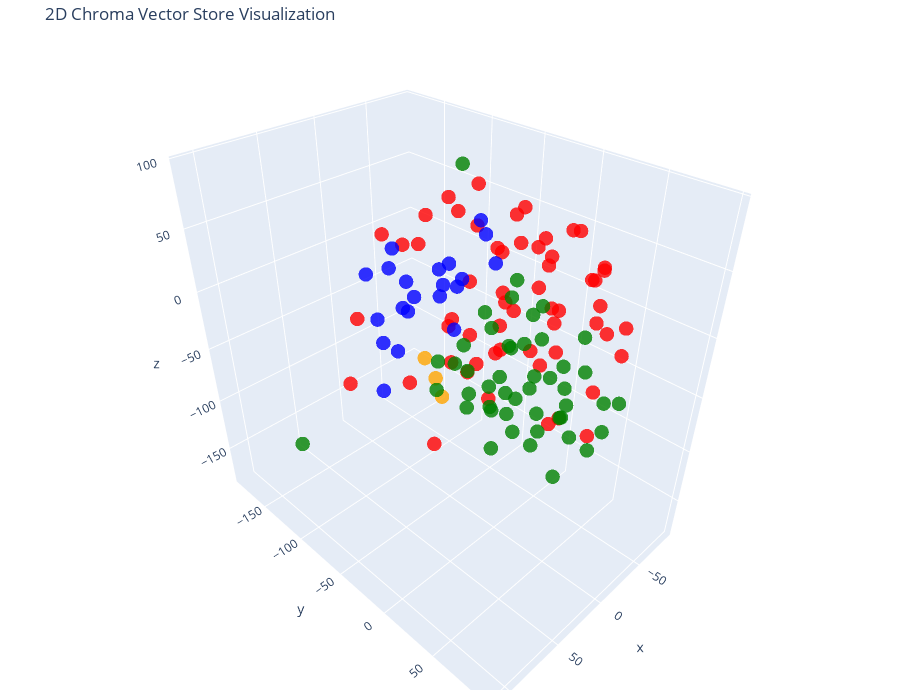

The notebook cell saved with this chart:
### Code cell
# Use TSNE to reduce to 3D

tsne = TSNE(n_components=3, random_state=42)
reduced_vectors = tsne.fit_transform(vectors)

# Criar o gráfico 3D
fig = go.Figure(data=[go.Scatter3d(
    x=reduced_vectors[:, 0],
    y=reduced_vectors[:, 1],
    z=reduced_vectors[:, 2],
    mode='markers',
    marker=dict(size=5, color=colors, opacity=0.8),
    text=[f"Type: {t}<br>Text: {d[:100]}..." for t, d in zip(doc_types, documents)],
    hoverinfo='text'
)])

fig.update_layout(
    title='2D Chroma Vector Store Visualization',
    scene=dict(xaxis_title='x', yaxis_title='y'),
    width=900,
    height=700,
    margin=dict(r=20, b=10, l=10, t=40)
)

# Mostrar o gráfico
fig.show()

### Figure 1 — Plotly figure (JSON) as saved in the notebook; plotly's stock layout.template omitted (floating-point values rounded to 4 significant figures)
{"data": [{"hoverinfo": "text", "marker": {"color": ["orange", "orange", "orange", "red", "red", "red", "red", "red", "red", "red", "red", "red", "red", "red", "red", "red", "red", "red", "red", "red", "red", "red", "red", "red", "red", "red", "red", "red", "red", "red", "red", "red", "red", "red", "red", "red", "red", "red", "red", "red", "red", "red", "red", "red", "red", "red", "red", "red", "red", "red", "red", "red", "red", "red", "red", "red", "red", "red", "red", "red", "green", "green", "green", "green", "green", "green", "green", "green", "green", "green", "green", "green", "green", "green", "green", "green", "green", "green", "green", "green", "green", "green", "green", "green", "green", "green", "green", "green", "green", "green", "green", "green", "green", "green", "green", "green", "green", "green", "green", "green", "green", "green", "green", "green", "green", "green", "green", "blue", "blue", "blue", "blue", "blue", "blue", "blue", "blue", "blue", "blue", "blue", "blue", "blue", "blue", "blue", "blue", "blue", "blue", "blue", "blue", "blue"], "opacity": 0.8, "size": 5}, "mode": "markers", "text": ["Type: company<br>Text: # About Insurellm\n\nInsurellm was founded by Avery Lancaster in 2015 as an insurance tech startup des...", "Type: company<br>Text: # Careers at Insurellm\n\nInsurellm is hiring! We are looking for talented software engineers, data sc...", "Type: company<br>Text: # Overview of Insurellm\n\nInsurellm is an innovative insurance tech firm with 200 employees across th...", "Type: contracts<br>Text: # Contract Agreement\n\n**Client Name**: Premier Auto Insurance Co.  \n**Product Name**: Carllm  \n\n---\n...", "Type: contracts<br>Text: ---\n\n## Renewal\n\n1. **Automatic Renewal**: This contract will automatically renew for successive one...", "Type: contracts<br>Text: ---\n\n## Features\n\n1. **AI-Powered Risk Assessment**: Comprehensive tools that analyze driver behavio...", "Type: contracts<br>Text: ---\n\n## Support\n\n1. **Customer Support Availability**: Insurellm shall provide technical support to ...", "Type: contracts<br>Text: **Authorized Signatures**:\n\n*Premier Auto Insurance Co.*  \n_________________________  \nName: [Client...", "Type: contracts<br>Text: # Contract with Apex Reinsurance for Rellm: AI-Powered Enterprise Reinsurance Solution\n\n## Terms\n\n1....", "Type: contracts<br>Text: ## Renewal\n\n1. **Automatic Renewal**: This Agreement will automatically renew for successive one-yea...", "Type: contracts<br>Text: 2. **Seamless Integrations**: The architecture of Rellm allows for easy integration with existing sy...", "Type: contracts<br>Text: 1. **Technical Support**: Provider shall offer dedicated technical support to the Client via phone, ...", "Type: contracts<br>Text: **Insurellm, Inc.**  \n_____________________________  \nAuthorized Signature   \nDate: ________________...", "Type: contracts<br>Text: # Contract with Belvedere Insurance for Markellm\n\n## Terms\nThis Contract (\"Agreement\") is made and e...", "Type: contracts<br>Text: ## Renewal\n1. **Renewal Terms**: This Agreement may be renewed for additional one-year terms upon mu...", "Type: contracts<br>Text: ## Features\n1. **AI-Powered Matching**: Belvedere Insurance will benefit from Markellm's AI-powered ...", "Type: contracts<br>Text: ## Support\n1. **Technical Support**: Technical support will be available from 9 AM to 7 PM EST, Mond...", "Type: contracts<br>Text: **Belvedere Insurance**  \nSignature: ______________________  \nName: [Authorized Signatory]  \nTitle: ...", "Type: contracts<br>Text: # Contract with BrightWay Solutions for Markellm\n\n**Contract Date:** October 5, 2023  \n**Contract ID...", "Type: contracts<br>Text: 3. **Service Level Agreement (SLA):**  \n   Insurellm commits to a 99.9% uptime for the platform with...", "Type: contracts<br>Text: 2. **Real-Time Quote Availability:**  \n   Consumers sourced via BrightWay Solutions will receive rea...", "Type: contracts<br>Text: 3. **Training and Onboarding:**  \n   Insurellm agrees to provide one free training session on how to...", "Type: contracts<br>Text: # Contract with EverGuard Insurance for Rellm: AI-Powered Enterprise Reinsurance Solution\n\n**Contrac...", "Type: contracts<br>Text: 4. **Usage Rights**: EverGuard Insurance is granted a non-exclusive, non-transferable license to acc...", "Type: contracts<br>Text: 1. **Core Functionality**: Rellm provides EverGuard Insurance with advanced AI-driven analytics, sea...", "Type: contracts<br>Text: 1. **Customer Support**: Insurellm will provide EverGuard Insurance with 24/7 customer support, incl...", "Type: contracts<br>Text: ---\n\n**Signatures**  \n**For Insurellm**: __________________________  \n**Name**: John Smith  \n**Title...", "Type: contracts<br>Text: # Contract with GreenField Holdings for Markellm\n\n**Effective Date:** November 15, 2023  \n**Contract...", "Type: contracts<br>Text: ## Renewal\n1. **Automatic Renewal**: This contract will automatically renew for sequential one-year ...", "Type: contracts<br>Text: ## Features\n1. **AI-Powered Matching**: Access to advanced algorithms that connect GreenField Holdin...", "Type: contracts<br>Text: ## Support\n1. **Customer Support Access**: The Client will have access to dedicated support through ...", "Type: contracts<br>Text: **Signatures:**  \n_________________________                           _________________________  \n**...", "Type: contracts<br>Text: # Contract with Greenstone Insurance for Homellm\n\n---\n\n## Terms\n\n1. **Parties**: This Contract (\"Agr...", "Type: contracts<br>Text: 4. **Payment Terms**: \n   - The Customer shall pay an amount of $10,000 per month for the Standard T...", "Type: contracts<br>Text: ---\n\n## Features\n\n- **AI-Powered Risk Assessment**: Customer will have access to enhanced risk evalu...", "Type: contracts<br>Text: - **Customer Portal**: A dedicated portal will be provided, allowing the Customer's clients to manag...", "Type: contracts<br>Text: ______________________________  \n[Name], [Title]  \nDate: ______________________\n\n**For Greenstone In...", "Type: contracts<br>Text: # Contract with GreenValley Insurance for Homellm\n\n**Contract Date:** October 6, 2023  \n**Contract N...", "Type: contracts<br>Text: 4. **Confidentiality:** Both parties agree to maintain the confidentiality of proprietary informatio...", "Type: contracts<br>Text: 1. **AI-Powered Risk Assessment:** Access to advanced AI algorithms for real-time risk evaluations.\n...", "Type: contracts<br>Text: 3. **Regular Updates:** Insurellm will offer ongoing updates and enhancements to the Homellm platfor...", "Type: contracts<br>Text: # Contract with Pinnacle Insurance Co. for Homellm\n\n## Terms\nThis contract (\"Contract\") is entered i...", "Type: contracts<br>Text: ## Renewal\n1. **Renewal Terms**: At the end of the initial term, this Contract shall automatically r...", "Type: contracts<br>Text: ## Features\n1. **AI-Powered Risk Assessment**: Utilized for tailored underwriting decisions specific...", "Type: contracts<br>Text: ## Support\n1. **Technical Support**: Insurellm shall provide 24/7 technical support via an email and...", "Type: contracts<br>Text: # Contract with Roadway Insurance Inc. for Carllm\n\n---\n\n## Terms\n\n1. **Agreement Effective Date**: T...", "Type: contracts<br>Text: ---\n\n## Renewal\n\n1. **Automatic Renewal**: This agreement will automatically renew for an additional...", "Type: contracts<br>Text: ---\n\n## Features\n\n1. **Access to Core Features**: Roadway Insurance Inc. will have access to all Pro...", "Type: contracts<br>Text: ---\n\n## Support\n\n1. **Technical Support**: Roadway Insurance Inc. will receive priority technical su...", "Type: contracts<br>Text: # Contract with Stellar Insurance Co. for Rellm\n\n## Terms\nThis contract is made between **Insurellm*...", "Type: contracts<br>Text: ### Termination\nEither party may terminate this agreement with a **30-day written notice**. In the e...", "Type: contracts<br>Text: ## Features\nStellar Insurance Co. will receive access to the following features of the Rellm product...", "Type: contracts<br>Text: ## Support\nInsurellm provides Stellar Insurance Co. with the following support services:\n\n- **24/7 T...", "Type: contracts<br>Text: # Contract with TechDrive Insurance for Carllm\n\n**Contract Date:** October 1, 2024  \n**Contract Dura...", "Type: contracts<br>Text: ## Renewal\n\n1. **Automatic Renewal**: This contract shall automatically renew for additional one-yea...", "Type: contracts<br>Text: ## Support\n\n1. **Customer Support**: Insurellm will provide 24/7 customer support to TechDrive Insur...", "Type: contracts<br>Text: **TechDrive Insurance Representative:**  \nName: Sarah Johnson  \nTitle: Operations Director  \nDate: _...", "Type: contracts<br>Text: # Contract with Velocity Auto Solutions for Carllm\n\n**Contract Date:** October 1, 2023  \n**Contract ...", "Type: contracts<br>Text: ## Renewal\n\n1. **Automatic Renewal**: This contract will automatically renew for successive 12-month...", "Type: contracts<br>Text: ## Support\n\n1. **Customer Support**: Velocity Auto Solutions will have access to Insurellm’s custome...", "Type: employees<br>Text: # HR Record\n\n# Alex Chen\n\n## Summary\n- **Date of Birth:** March 15, 1990  \n- **Job Title:** Backend ...", "Type: employees<br>Text: ## Annual Performance History\n- **2020:**  \n  - Completed onboarding successfully.  \n  - Met expecta...", "Type: employees<br>Text: ## Compensation History\n- **2020:** Base Salary: $80,000  \n- **2021:** Base Salary Increase to $90,0...", "Type: employees<br>Text: Alex Chen continues to be a vital asset at Insurellm, contributing significantly to innovative backe...", "Type: employees<br>Text: # HR Record\n\n# Alex Harper\n\n## Summary\n- **Date of Birth**: March 15, 1993  \n- **Job Title**: Sales ...", "Type: employees<br>Text: ## Annual Performance History  \n- **2021**:  \n  - **Performance Rating**: 4.5/5  \n  - **Key Achievem...", "Type: employees<br>Text: - **2022**:  \n  - **Base Salary**: $65,000 (Promotion to Senior SDR)  \n  - **Bonus**: $13,000 (20% o...", "Type: employees<br>Text: # HR Record\n\n# Alex Thomson\n\n## Summary\n- **Date of Birth:** March 15, 1995  \n- **Job Title:** Sales...", "Type: employees<br>Text: ## Annual Performance History  \n- **2022** - Rated as \"Exceeds Expectations.\" Alex Thomson achieved ...", "Type: employees<br>Text: ## Other HR Notes\n- Alex Thomson is an active member of the Diversity and Inclusion committee at Ins...", "Type: employees<br>Text: # Avery Lancaster\n\n## Summary\n- **Date of Birth**: March 15, 1985  \n- **Job Title**: Co-Founder & Ch...", "Type: employees<br>Text: - **2010 - 2013**: Business Analyst at Edge Analytics  \n  Prior to joining Innovate, Avery worked as...", "Type: employees<br>Text: - **2018**: **Exceeds Expectations**  \n  Under Avery’s pivoted vision, Insurellm launched two new su...", "Type: employees<br>Text: - **2022**: **Satisfactory**  \n  Avery focused on rebuilding team dynamics and addressing employee c...", "Type: employees<br>Text: ## Compensation History\n- **2015**: $150,000 base salary + Significant equity stake  \n- **2016**: $1...", "Type: employees<br>Text: ## Other HR Notes\n- **Professional Development**: Avery has actively participated in leadership trai...", "Type: employees<br>Text: # HR Record\n\n# Emily Carter\n\n## Summary\n- **Date of Birth:** August 12, 1990  \n- **Job Title:** Acco...", "Type: employees<br>Text: - **2017-2019:** Marketing Intern  \n  - Assisted with market research and campaign development for s...", "Type: employees<br>Text: ## Compensation History\n| Year | Base Salary | Bonus         | Total Compensation |\n|------|--------...", "Type: employees<br>Text: Emily Carter exemplifies the kind of talent that drives Insurellm's success and is an invaluable ass...", "Type: employees<br>Text: # HR Record\n\n# Emily Tran\n\n## Summary\n- **Date of Birth:** March 18, 1991  \n- **Job Title:** Digital...", "Type: employees<br>Text: - **January 2017 - May 2018**: Marketing Intern  \n  - Supported the Marketing team by collaborating ...", "Type: employees<br>Text: - **2021**:  \n  - Performance Rating: Meets Expectations  \n  - Key Achievements: Contributed to the ...", "Type: employees<br>Text: - **Professional Development Goals**:  \n  - Emily Tran aims to become a Marketing Manager within the...", "Type: employees<br>Text: # HR Record\n\n# Jordan Blake\n\n## Summary\n- **Date of Birth:** March 15, 1993  \n- **Job Title:** Sales...", "Type: employees<br>Text: ## Annual Performance History\n- **2021:** First year at Insurellm; achieved 90% of monthly targets. ...", "Type: employees<br>Text: ## Other HR Notes\n- Jordan has shown an interest in continuing education, actively participating in ...", "Type: employees<br>Text: # HR Record\n\n# Jordan K. Bishop\n\n## Summary\n- **Date of Birth:** March 15, 1990\n- **Job Title:** Fro...", "Type: employees<br>Text: ## Annual Performance History\n- **2019:** Exceeds Expectations - Continuously delivered high-quality...", "Type: employees<br>Text: ## Compensation History\n- **June 2018:** Starting Salary - $85,000\n- **June 2019:** Salary Increase ...", "Type: employees<br>Text: ## Other HR Notes\n- Jordan K. Bishop has been an integral part of club initiatives, including the In...", "Type: employees<br>Text: # HR Record\n\n# Maxine Thompson\n\n## Summary\n- **Date of Birth:** January 15, 1991  \n- **Job Title:** ...", "Type: employees<br>Text: ## Insurellm Career Progression\n- **January 2017 - October 2018**: **Junior Data Engineer**  \n  * Ma...", "Type: employees<br>Text: ## Annual Performance History\n- **2017**: *Meets Expectations*  \n  Maxine showed potential in her ro...", "Type: employees<br>Text: - **2021**: *Exceeds Expectations*  \n  Maxine spearheaded the transition to a new data warehousing s...", "Type: employees<br>Text: ## Compensation History\n- **2017**: $70,000 (Junior Data Engineer)  \n- **2018**: $75,000 (Junior Dat...", "Type: employees<br>Text: # HR Record\n\n# Oliver Spencer\n\n## Summary\n- **Date of Birth**: May 14, 1990  \n- **Job Title**: Backe...", "Type: employees<br>Text: ## Annual Performance History\n- **2018**: **3/5** - Adaptable team player but still learning to take...", "Type: employees<br>Text: ## Compensation History\n- **March 2018**: Initial salary of $80,000.\n- **July 2019**: Salary increas...", "Type: employees<br>Text: # Samantha Greene\n\n## Summary\n- **Date of Birth:** October 14, 1990\n- **Job Title:** HR Generalist\n-...", "Type: employees<br>Text: ## Annual Performance History\n- **2020:** Exceeds Expectations  \n  Samantha Greene demonstrated exce...", "Type: employees<br>Text: ## Compensation History\n- **2020:** Base Salary - $55,000  \n  The entry-level salary matched industr...", "Type: employees<br>Text: - **2023:** Base Salary - $70,000  \n  Recognized for substantial improvement in employee relations m...", "Type: employees<br>Text: # HR Record\n\n# Samuel Trenton\n\n## Summary\n- **Date of Birth:** April 12, 1989  \n- **Job Title:** Sen...", "Type: employees<br>Text: ## Annual Performance History\n- **2023:** Rating: 4.5/5  \n  *Samuel exceeded expectations, successfu...", "Type: employees<br>Text: ## Compensation History\n- **2023:** Base Salary: $115,000 + Bonus: $15,000  \n  *Annual bonus based o...", "Type: employees<br>Text: - **Engagement in Company Culture:** Regularly participates in team-building events and contributes ...", "Type: products<br>Text: # Product Summary\n\n# Carllm\n\n## Summary\n\nCarllm is an innovative auto insurance product developed by...", "Type: products<br>Text: - **Instant Quoting**: With Carllm, insurance companies can offer near-instant quotes to customers, ...", "Type: products<br>Text: - **Mobile Integration**: Carllm is designed to work seamlessly with mobile applications, providing ...", "Type: products<br>Text: - **Professional Tier**: $2,500/month\n  - For medium-sized companies.\n  - All Basic Tier features pl...", "Type: products<br>Text: ### Q2 2025: Customer Experience Improvements\n- Launch of a new **mobile app** for end-users.\n- Intr...", "Type: products<br>Text: # Product Summary\n\n# Homellm\n\n## Summary\nHomellm is an innovative home insurance product developed b...", "Type: products<br>Text: ### 2. Dynamic Pricing Model\nWith Homellm's innovative dynamic pricing model, insurance providers ca...", "Type: products<br>Text: ### 5. Multi-Channel Integration\nHomellm seamlessly integrates into existing insurance platforms, pr...", "Type: products<br>Text: - **Basic Tier:** Starting at $5,000/month for small insurers with basic integration features.\n- **S...", "Type: products<br>Text: All tiers include a comprehensive training program and ongoing updates to ensure optimal performance...", "Type: products<br>Text: With Homellm, Insurellm is committed to transforming the landscape of home insurance, ensuring both ...", "Type: products<br>Text: # Product Summary\n\n# Markellm\n\n## Summary\n\nMarkellm is an innovative two-sided marketplace designed ...", "Type: products<br>Text: - **User-Friendly Interface**: Designed with user experience in mind, Markellm features an intuitive...", "Type: products<br>Text: - **Customer Support**: Our dedicated support team is always available to assist both consumers and ...", "Type: products<br>Text: ### For Insurance Companies:\n- **Basic Listing Fee**: $199/month for a featured listing on the platf...", "Type: products<br>Text: ### Q3 2025\n- Initiate a comprehensive marketing campaign targeting both consumers and insurers to i...", "Type: products<br>Text: # Product Summary\n\n# Rellm: AI-Powered Enterprise Reinsurance Solution\n\n## Summary\n\nRellm is an inno...", "Type: products<br>Text: ### Seamless Integrations\nRellm's architecture is designed for effortless integration with existing ...", "Type: products<br>Text: ### Regulatory Compliance Tools\nRellm includes built-in compliance tracking features to help organiz...", "Type: products<br>Text: Join the growing number of organizations leveraging Rellm to enhance their reinsurance processes whi...", "Type: products<br>Text: Experience the future of reinsurance with Rellm, where innovation meets reliability. Let Insurellm h..."], "type": "scatter3d", "x": [43.6, 58.39, 50.97, 31.95, 76.06, -0.9494, 21.41, 111.3, -13.94, 45.61, 28.15, -5.717, 23.97, -21.87, 76.22, -20.09, -1.143, 13.31, -34.07, -33.23, -46.07, -24.21, 1.831, -87.47, 85.46, -17.86, -19.57, -4.526, 62.99, -31.5, -61.57, 45.61, 19.43, 42.29, 7.881, -18.8, 35.21, 0.5135, -0.8316, -7.978, -23.98, 11.3, 85.85, 21.11, 67.34, 47.35, 73.27, -12.92, -51.56, 21.57, 37.96, 35.74, -0.2277, 27.01, 51.66, -49.99, -50.83, 18.29, 58.46, -67.37, -28.74, -72.45, 53.12, 38.03, -26.3, -57.46, -26.75, -18.29, -57.61, -34.24, 29.61, 6.054, 13.07, 21.83, -48.41, 14.56, 19.73, -54.3, -8.046, 50.08, 3.297, -15.58, -30.55, -32.83, -3.361, -66.78, -13.48, -24.49, -64.67, -53.56, -28.01, 9.609, -16.57, -33.09, -15.05, -18.08, -47.07, -59.18, -57.61, 5.585, -44.21, -32.33, -10.4, -2.502, -34.19, -28.69, -65.91, 21.76, 7.845, 19.22, 36.59, -0.05849, 50.7, 22.22, 77.3, 61.67, 68.18, 67.18, 14.71, 81.83, -33.67, -39.31, -20.93, 35.13, 30.71, 58.17, 9.756, 47.78], "y": [-21.28, -0.2891, -23.73, -1.485, 22.87, -44.7, 47.84, -25.49, -97.68, 10.15, -88.5, -80.72, 67.5, -21.14, 54.73, -26.14, 42.73, 82.68, 0.2672, 9.654, -11.89, 19.72, 79.61, -44.05, -0.5658, 59.27, 79.17, -4.01, 47.12, -13.83, -39.72, 75.49, 46.83, 31.1, -19.37, 59.46, 96.16, 47.82, 27.84, -1.143, 36.26, 71.25, 47.24, -31.77, 1.361, 18.74, 22.39, -38.29, 38.91, 55.69, 38.18, -59.28, 42.66, 18.89, 1.545, 40.22, 61.5, 12.84, -82.97, 22.65, 67.83, -32.33, -183.8, 24.4, 43.54, -15.18, 14.91, 39.17, -40.17, 29.82, -5.167, -27.08, -50.11, -42.8, -35.87, 1.109, 44.24, -65.92, -16.91, 35.88, 11.25, -7.977, -27.59, 7.379, 50.49, 4.589, 31.38, 68.65, -17.78, -7.311, 49.14, 57.82, -61.8, -39.91, -51.2, -47.78, 67.24, -43.52, 17.01, 16.97, -16.78, 0.2762, 5.088, 74.3, -73.06, -17.48, 21.1, -39.09, -44.3, -21.23, -24.7, -58.04, -39.09, -3.608, -37.97, -27.65, -31.95, -45.79, -32.4, -30.14, -49.06, -43.85, -64.38, -61.66, -79.82, -70.65, -77.76, -53.94], "z": [-26.82, -23.03, -7.949, 11.54, 49.0, 72.73, 7.108, 1.93, 25.76, 60.5, 51.11, 56.82, -21.71, 12.68, 15.21, 45.9, 3.478, 0.754, 20.35, 47.72, 42.34, 16.41, 35.66, -78.71, 2.245, 25.29, 9.373, 19.46, 36.04, 75.56, 30.31, -9.06, 75.0, 86.06, 73.87, 62.0, -12.12, 90.81, 78.38, 82.03, 78.13, 72.1, 34.63, 92.98, -56.61, 6.778, 22.64, 89.89, 43.74, 41.21, 49.28, 56.34, 34.87, 25.52, 33.51, 16.06, 7.554, 0.5067, -0.4559, 21.7, -64.18, -32.11, -179.2, -31.89, -82.17, -74.18, -94.0, -61.99, -59.7, -49.83, -50.81, -42.79, -42.46, -59.82, -96.78, -37.41, -60.79, -36.42, -77.8, -49.77, 45.3, -22.44, -67.31, -17.75, -46.58, -59.79, -28.92, -36.42, -14.86, -104.7, -22.62, -87.07, -64.97, -29.78, -42.03, -87.63, -49.91, -15.73, -85.16, -73.74, -38.37, -64.49, -59.45, -60.38, 88.03, -96.6, -25.27, 20.41, 37.78, 39.61, 51.87, 12.86, 21.05, 87.24, 27.12, 51.85, 75.03, 1.27, -6.175, -21.7, 43.45, 20.52, 0.6127, 7.44, 29.51, 38.86, -1.044, -18.63]}], "layout": {"height": 700, "margin": {"b": 10, "l": 10, "r": 20, "t": 40}, "scene": {"xaxis": {"title": {"text": "x"}}, "yaxis": {"title": {"text": "y"}}}, "title": {"text": "2D Chroma Vector Store Visualization"}, "width": 900}}
